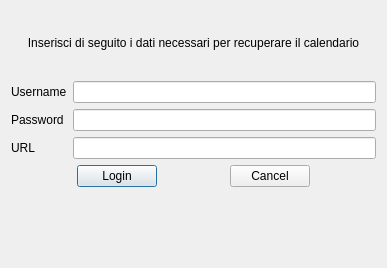
<?xml version="1.0" encoding="UTF-8"?>
<ui version="4.0">
 <class>Dialog</class>
 <widget class="QDialog" name="Dialog">
  <property name="geometry">
   <rect>
    <x>0</x>
    <y>0</y>
    <width>387</width>
    <height>268</height>
   </rect>
  </property>
  <property name="windowTitle">
   <string>Dialog</string>
  </property>
  <layout class="QGridLayout" name="gridLayout">
   <item row="0" column="0">
    <layout class="QVBoxLayout" name="verticalLayout">
     <item>
      <widget class="QLabel" name="dialogMessage">
       <property name="text">
        <string>Inserisci di seguito i dati necessari per recuperare il calendario</string>
       </property>
       <property name="alignment">
        <set>Qt::AlignCenter</set>
       </property>
      </widget>
     </item>
     <item>
      <layout class="QFormLayout" name="loginForm">
       <item row="3" column="0">
        <widget class="QLabel" name="usernameLabel">
         <property name="text">
          <string>Username</string>
         </property>
        </widget>
       </item>
       <item row="3" column="1">
        <widget class="QLineEdit" name="usernameLine"/>
       </item>
       <item row="4" column="0">
        <widget class="QLabel" name="passwordLabel">
         <property name="text">
          <string>Password</string>
         </property>
        </widget>
       </item>
       <item row="4" column="1">
        <widget class="QLineEdit" name="passwordLine">
         <property name="echoMode">
          <enum>QLineEdit::Password</enum>
         </property>
        </widget>
       </item>
       <item row="5" column="0">
        <widget class="QLabel" name="urlLabel">
         <property name="text">
          <string>URL</string>
         </property>
        </widget>
       </item>
       <item row="5" column="1">
        <widget class="QLineEdit" name="urlLine"/>
       </item>
      </layout>
     </item>
     <item>
      <layout class="QHBoxLayout" name="horizontalLayout">
       <item>
        <spacer name="horizontalSpacer_2">
         <property name="orientation">
          <enum>Qt::Horizontal</enum>
         </property>
         <property name="sizeHint" stdset="0">
          <size>
           <width>40</width>
           <height>20</height>
          </size>
         </property>
        </spacer>
       </item>
       <item>
        <widget class="QPushButton" name="loginButton">
         <property name="text">
          <string>Login</string>
         </property>
        </widget>
       </item>
       <item>
        <spacer name="horizontalSpacer">
         <property name="orientation">
          <enum>Qt::Horizontal</enum>
         </property>
         <property name="sizeHint" stdset="0">
          <size>
           <width>40</width>
           <height>20</height>
          </size>
         </property>
        </spacer>
       </item>
       <item>
        <widget class="QPushButton" name="cancelButton">
         <property name="text">
          <string>Cancel</string>
         </property>
        </widget>
       </item>
       <item>
        <spacer name="horizontalSpacer_3">
         <property name="orientation">
          <enum>Qt::Horizontal</enum>
         </property>
         <property name="sizeHint" stdset="0">
          <size>
           <width>40</width>
           <height>20</height>
          </size>
         </property>
        </spacer>
       </item>
      </layout>
     </item>
     <item>
      <widget class="QLabel" name="errorMessageLabel">
       <property name="font">
        <font>
         <weight>75</weight>
         <bold>true</bold>
        </font>
       </property>
       <property name="text">
        <string/>
       </property>
       <property name="alignment">
        <set>Qt::AlignCenter</set>
       </property>
      </widget>
     </item>
    </layout>
   </item>
  </layout>
 </widget>
 <resources/>
 <connections/>
</ui>
